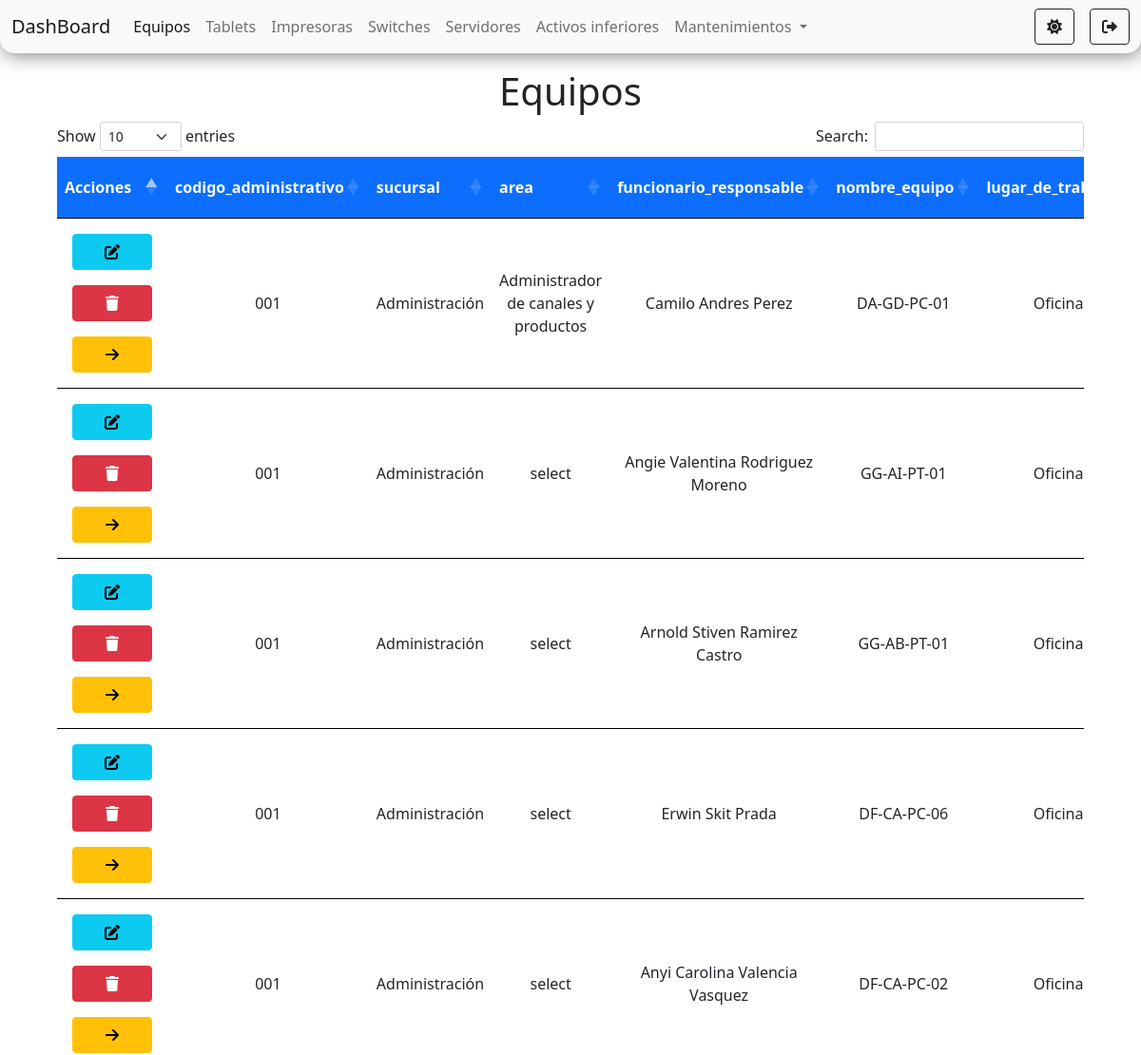
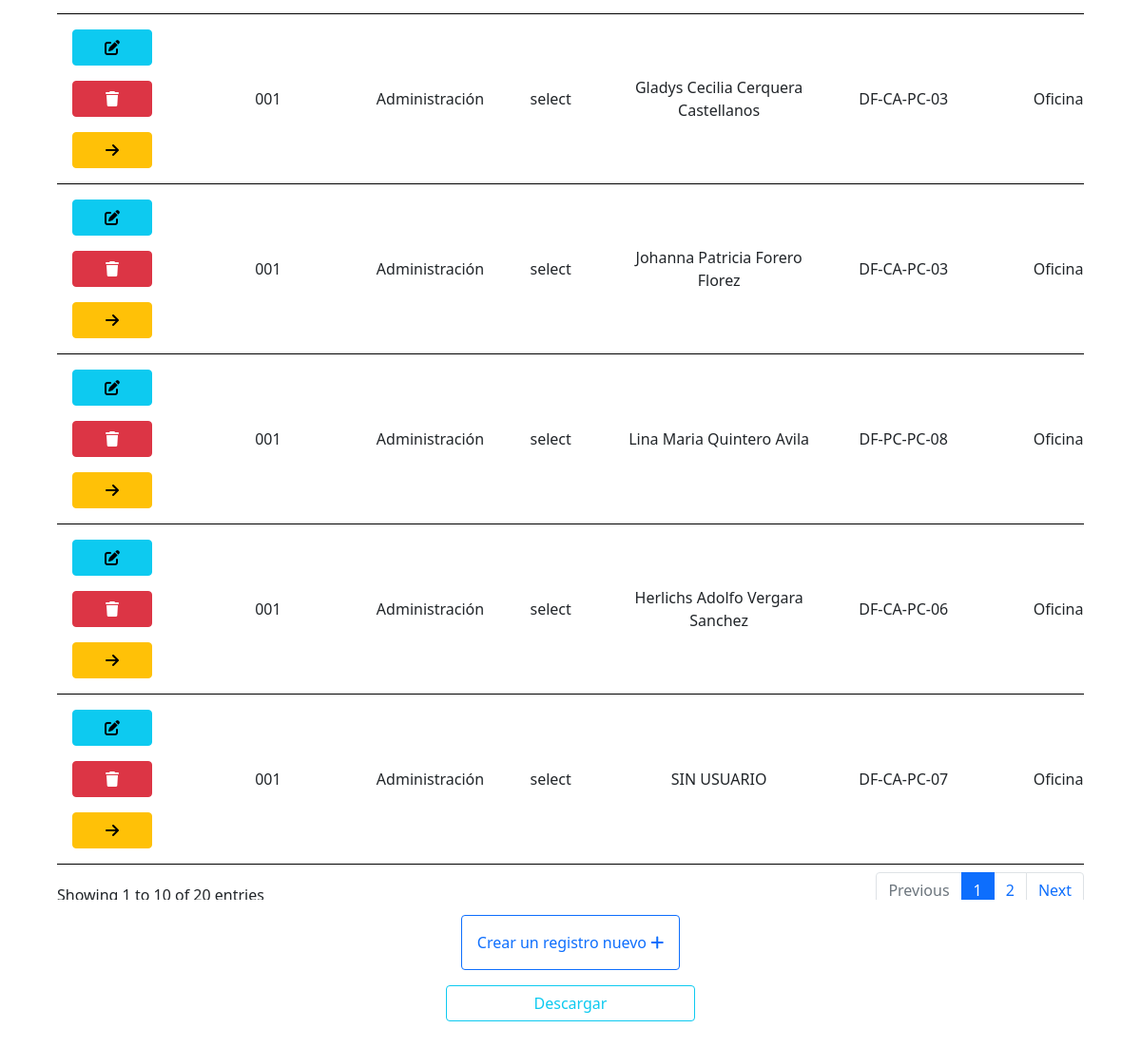
Screenshot of /pages/equipos/equipos.php (signed in) with the database file from the repository (2 pictures, top to bottom).
### tables this page shows
CREATE TABLE `equipos` (
  `id` int(11) NOT NULL,
  `codigo_administrativo` varchar(11) DEFAULT NULL,
  `sucursal` varchar(50) DEFAULT 'select',
  `area` varchar(50) DEFAULT 'select',
  `funcionario_responsable` varchar(50) DEFAULT NULL,
  `nombre_equipo` varchar(20) DEFAULT NULL,
  `lugar_de_trabajo` varchar(10) DEFAULT NULL,
  `paquete_ofimatico` varchar(10) DEFAULT NULL,
  `version_office` varchar(5) DEFAULT NULL,
  `novedades` varchar(100) DEFAULT NULL,
  `tipo_equipo` varchar(15) DEFAULT 'select',
  `marca` varchar(100) DEFAULT 'select',
  `modelo` varchar(100) DEFAULT NULL,
  `serial` varchar(100) DEFAULT NULL,
  `fecha_fabricacion` date DEFAULT NULL,
  `procesador` varchar(100) DEFAULT 'select',
  `generacion_procesador` varchar(100) DEFAULT NULL,
  `nucleos` int(11) DEFAULT NULL,
  `velocidad_mz` int(11) DEFAULT NULL,
  `ram_gb` int(11) DEFAULT NULL,
  `tipo_memoria` varchar(100) DEFAULT 'select',
  `adaptador_multimedia` varchar(100) DEFAULT NULL,
  `adaptador_video` varchar(100) DEFAULT NULL,
  `marca_disco_duro` varchar(100) DEFAULT 'select',
  `capacidad_disco` varchar(100) DEFAULT NULL,
  `tipo_disco` varchar(100) DEFAULT 'select',
  `red_ethernet` varchar(100) DEFAULT NULL,
  `ip` varchar(100) DEFAULT NULL,
  `mac_ethernet` varchar(100) DEFAULT NULL,
  `red_wifi` varchar(100) DEFAULT NULL,
  `mac` varchar(100) DEFAULT NULL,
  `marca_monitor` varchar(100) DEFAULT NULL,
  `tipo_monitor` varchar(100) DEFAULT NULL,
  `serial_monitor` varchar(100) DEFAULT NULL,
  `modelo_monitor` varchar(100) DEFAULT NULL,
  `pulgadas` varchar(60) DEFAULT NULL,
  `cables_poder` int(60) DEFAULT NULL,
  `vga` int(60) DEFAULT NULL,
  `pass_core` int(60) DEFAULT NULL,
  `bateria` varchar(100) DEFAULT NULL,
  `carga_electrica` varchar(100) DEFAULT NULL,
  `cargador` varchar(100) DEFAULT NULL,
  `voltaje` varchar(100) DEFAULT NULL,
  `salida_plug` varchar(100) DEFAULT NULL,
  `os` varchar(100) DEFAULT NULL,
  `bit` int(11) DEFAULT NULL,
  `licencia` varchar(100) DEFAULT NULL,
  `repotencializado` varchar(100) DEFAULT NULL
);

### pages/equipos/equipos.php (the view, shortened to what this page needs)
<?php
    require_once("../../connection/connection.php");
    $datosTablaEquipo = "SELECT * FROM equipos";
    $resultDatosTablaEquipo = $connection->query($datosTablaEquipo);
    $estructuraTabla = "DESCRIBE equipos";
    $resultEstructuraTabla = $connection->query($estructuraTabla);
    $arrayDatos = array();
?>
<!doctype html>
<html lang="es">
<head>
    <link rel="stylesheet" href="https://cdnjs.cloudflare.com/ajax/libs/font-awesome/6.0.0-beta2/css/all.min.css"
 />
    <link href="https://cdn.jsdelivr.net/npm/bootstrap@5.1.2/dist/css/bootstrap.min.css" rel="stylesheet"
>
    <link rel="stylesheet" href="https://cdn.datatables.net/1.11.3/css/dataTables.bootstrap5.min.css">
    <link rel="stylesheet" href="../../styles/styles.css">
</head>
<body id="body">
    <nav class="navbar navbar-expand-lg navbar-light bg-light" id="navbar">
        <div class="container-fluid">
            <a class="navbar-brand" href="../../components/router.php?page=dashboard">DashBoard</a>
            <div class="collapse navbar-collapse" id="navbarSupportedContent">
                <ul class="navbar-nav me-auto mb-2 mb-lg-0">
                    <li class="nav-item">
                        <a class="nav-link active" aria-current="page"
                            href="../../components/router.php?page=equipos">Equipos</a>
                    </li>
                    <li class="nav-item">
                        <a class="nav-link" href="../../components/router.php?page=tablets">Tablets</a>
                    </li>
                    <li class="nav-item">
                        <a class="nav-link" href="../../components/router.php?page=impresoras">Impresoras</a>
                    </li>
                    <li class="nav-item">
                        <a class="nav-link" href="../../components/router.php?page=switches">Switches</a>
                    </li>
                    <li class="nav-item">
                        <a class="nav-link" href="../../components/router.php?page=servidores">Servidores</a>
                    </li>
                    <li class="nav-item">
                        <a class="nav-link" href="../../components/router.php?page=activos_inferiores">Activos inferiores</a>
                    </li>
                    <li class="nav-item dropdown">
                        <a class="nav-link dropdown-toggle" href="#" id="navbarScrollingDropdown" role="button"
                            data-bs-toggle="dropdown" aria-expanded="false">
                            Mantenimientos
                        </a>
                    </li>
                </ul>
                <div class="d-flex">
                    <button class="btn me-3 btn-outline-dark" id="btn-oscuro" onclick="onModoOscuro()"
                        title="Modo oscuro"><i class="fas fa-sun"></i></button>
                    <a href="../../components/router.php?page=logout" class="btn btn-outline-dark" id="btn-salir"
                        title="Salir"><i class="fas fa-sign-out-alt"></i></a>
                </div>
            </div>
        </div>
    </nav>
    <div class="container-fluid d-flex flex-column align-items-center mt-3">
        <h1>Equipos</h1>
        <div class="tabla">
            <table id="equipos" class="table  text-center mt-4">
                <thead>
                    <tr class="bg-primary text-white">
                        <th scope="col">Acciones</th>
                        <?php
                        while($rowEstructuraTabla = mysqli_fetch_array($resultEstructuraTabla)) {
                            $arrayDatos[] = $rowEstructuraTabla['Field'];
                            echo '<th scope="col">'.$rowEstructuraTabla['Field']. '</th>';
                        };
                        $largoArrayDatos =  count($arrayDatos);
                        ?>
                    </tr>
                </thead>
                <tbody>
                    <?php
                    while($rowDatosTablaEquipo = mysqli_fetch_array($resultDatosTablaEquipo)) {
                        echo "
                            <tr id='tr".$rowDatosTablaEquipo['id']."'>
                                <td class='d-flex flex-column justify-content-beetwen'>
                                    <a href='./edit.php?id=".$rowDatosTablaEquipo['id']."' class='btn btn-info m-2' title='editar'><i
                                            class='fas fa-edit'></i></a>
                                    <a onclick='confirmar(`".$rowDatosTablaEquipo['id']."`, `equipos`)' class='btn btn-danger m-2'
                                        title='eliminar'><i class='fas fa-trash'></i></a>
                                    <a onclick='select(`".$rowDatosTablaEquipo['id']."`)' class='btn btn-warning m-2'
                                        title='seleccionar'><i class='fas fa-arrow-right'></i></a>
                                </td>
                            ";
                                for ($i=1; $i <= $largoArrayDatos; $i++) {
                                    echo "<td>".$rowDatosTablaEquipo[$i]."</td>";
                                }
                            echo "
                            <td><a href='./add_columns.php'><i class='fas fa-plus-circle'></i></a></td>
                            </tr>";
                    }
                    ?>
                </tbody>
            </table>
        </div>
        <div class="d-flex flex-column">
            <a href="./create.php" class="btn btn-outline-primary p-3 m-3">Crear un registro nuevo <i
                    class='fas fa-plus'></i></a>
            <a href="./expo.php" class="btn btn-outline-info">Descargar</a>
        </div>
    </div>
</body>
</html>

### styles/styles.css (style rules this page uses)
body { min-height: 100vh; }
#navbar { box-shadow: 2px 2px 20px rgb(0 0 0 / 50%); border-bottom-left-radius: 15px; border-bottom-right-radius: 15px; }
.tabla { height: 85vh; width: 90vw; overflow-x: scroll; }
td { min-width: 100px !important; }
tr { border-bottom: 3px solid black; vertical-align: middle; }

### rows the page displays
equipos: codigo_administrativo "001", sucursal "Administración", area "Administrador de canales y productos", funcionario_responsable "Camilo Andres Perez", nombre_equipo "DA-GD-PC-01", lugar_de_trabajo "Oficina"
equipos: codigo_administrativo "001", sucursal "Administración", area "select", funcionario_responsable "Angie Valentina Rodriguez Moreno", nombre_equipo "GG-AI-PT-01", lugar_de_trabajo "Oficina"
equipos: codigo_administrativo "001", sucursal "Administración", area "select", funcionario_responsable "Arnold Stiven Ramirez Castro", nombre_equipo "GG-AB-PT-01", lugar_de_trabajo "Oficina"
equipos: codigo_administrativo "001", sucursal "Administración", area "select", funcionario_responsable "Erwin Skit Prada", nombre_equipo "DF-CA-PC-06", lugar_de_trabajo "Oficina"
equipos: codigo_administrativo "001", sucursal "Administración", area "select", funcionario_responsable "Anyi Carolina Valencia Vasquez", nombre_equipo "DF-CA-PC-02", lugar_de_trabajo "Oficina"
equipos: codigo_administrativo "001", sucursal "Administración", area "select", funcionario_responsable "Gladys Cecilia Cerquera Castellanos", nombre_equipo "DF-CA-PC-03", lugar_de_trabajo "Oficina"
equipos: codigo_administrativo "001", sucursal "Administración", area "select", funcionario_responsable "Johanna Patricia Forero Florez", nombre_equipo "DF-CA-PC-03", lugar_de_trabajo "Oficina"
equipos: codigo_administrativo "001", sucursal "Administración", area "select", funcionario_responsable "Lina Maria Quintero Avila", nombre_equipo "DF-PC-PC-08", lugar_de_trabajo "Oficina"
equipos: codigo_administrativo "001", sucursal "Administración", area "select", funcionario_responsable "Herlichs Adolfo Vergara Sanchez", nombre_equipo "DF-CA-PC-06", lugar_de_trabajo "Oficina"
equipos: codigo_administrativo "001", sucursal "Administración", area "select", funcionario_responsable "SIN USUARIO", nombre_equipo "DF-CA-PC-07", lugar_de_trabajo "Oficina"

### other values shown
$rowEstructuraTabla['Field'] "codigo_administrativo"
$rowEstructuraTabla['Field'] "sucursal"
$rowEstructuraTabla['Field'] "area"
$rowEstructuraTabla['Field'] "funcionario_responsable"
$rowEstructuraTabla['Field'] "nombre_equipo"
